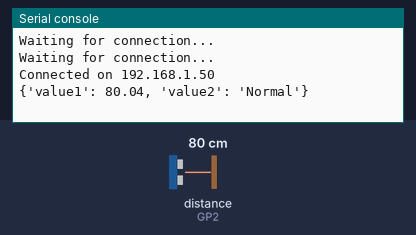
A program run on a simulated Raspberry Pi Pico running MicroPython. On the bench: the last lines printed to the serial console. The test bench sets the inputs (shaded band); at power-on: distance to the obstacle (sensor on GP2) 80 cm. The echo pulse lasts 58.3 µs per cm; WiFi joins after 1.5 s; web requests get an empty 200 reply after 0.4 s.

Above: at 3.2 s.
3.3 s: distance to the obstacle (sensor on GP2) set to 2 cm
At 3.66 s:
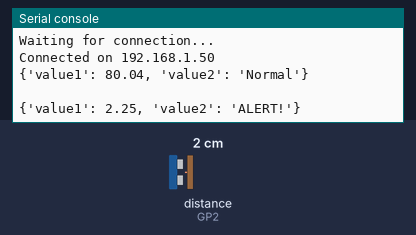
5.3 s: distance to the obstacle (sensor on GP2) set to 4 cm
At 6.8 s:
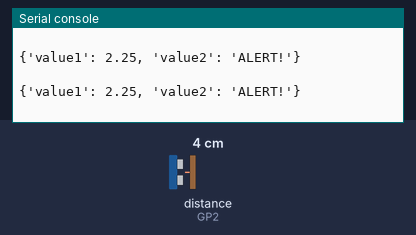

The program:

ifttt.py
```python
import machine
from machine import Pin
import utime
from time import sleep
import network
import urequests

ssid = "YOUR_SSID"
password = 'YOUR_PASSWORD'

IFTTT_API_KEY = "YOUR_IFTTT_API_KEY"
IFTT_GOOGLE_EVENT = "YOUR_IFTT_GOOGLE_EVENT"
IFTTT_LINE_EVENT = "YOUR_IFTTT_LINE_EVENT"
IFTTT_URL_GOOGLE_SHEET = 'https://maker.ifttt.com/trigger/' + IFTT_GOOGLE_EVENT +'/with/key/' + IFTTT_API_KEY
IFTTT_URL_LINE = 'https://maker.ifttt.com/trigger/' + IFTTT_LINE_EVENT +'/with/key/' + IFTTT_API_KEY

trigger = Pin(3, Pin.OUT)
echo = Pin(2, Pin.IN)

def connect():
    #Connect to WLAN
    wlan = network.WLAN(network.STA_IF)
    wlan.active(True)
    wlan.connect(ssid, password)
    while not wlan.isconnected():
        print('Waiting for connection...')
        sleep(1)
    ip = wlan.ifconfig()[0]
    print(f'Connected on {ip}')

def get_ultrasonic():
    trigger.low()
    utime.sleep_us(2)
    trigger.high()
    utime.sleep_us(5)
    trigger.low()
    while echo.value() == 0:
        signaloff = utime.ticks_us()
    while echo.value() == 1:
        signalon = utime.ticks_us()
    timepassed = signalon - signaloff
    distance = (timepassed * 0.0343) / 2
    return distance

def send_to_ifttt(url, data, state):
    data = {'value1': data, 'value2': state}
    print(data)
    request_headers = {'Content-Type': 'application/json'}
    request = urequests.post(url, json=data, headers=request_headers)
    print(request.text)
    request.close()

try:
    connect()
    while True:
        distance = round(get_ultrasonic(), 2)
        if distance < 5.0:
            state = 'ALERT!'
            send_to_ifttt(IFTTT_URL_LINE, distance, state)
        else:
            state = 'Normal'
        send_to_ifttt(IFTTT_URL_GOOGLE_SHEET, distance, state)
        utime.sleep(1)
except KeyboardInterrupt:
    machine.reset()
```

Measured:
- after the input at 3.3 s, the serial console: prints a new line after 0.11 s (image 1)
